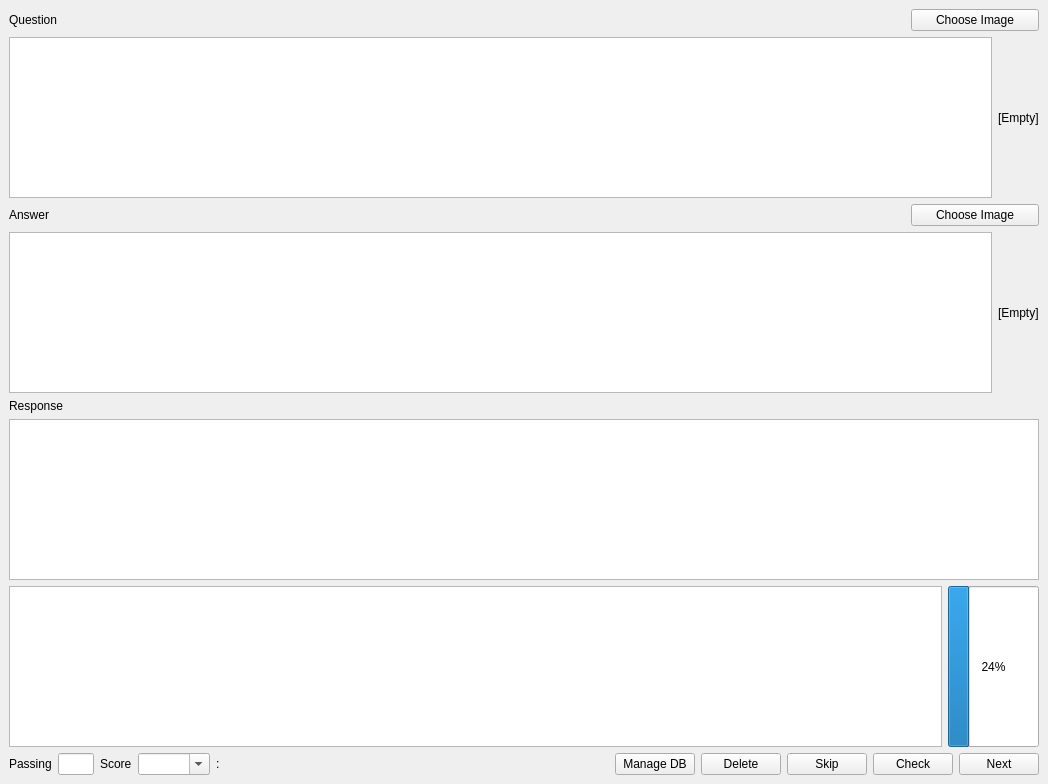
<?xml version="1.0" encoding="UTF-8"?>
<ui version="4.0">
 <class>Qrammer::Window::Cramming</class>
 <widget class="QMainWindow" name="Qrammer::Window::Cramming">
  <property name="geometry">
   <rect>
    <x>0</x>
    <y>0</y>
    <width>1048</width>
    <height>784</height>
   </rect>
  </property>
  <property name="windowTitle">
   <string>Qrammer - Cramming in progress</string>
  </property>
  <property name="windowIcon">
   <iconset resource="../../../resources/res.qrc">
    <normaloff>:/qrammer.ico</normaloff>:/qrammer.ico</iconset>
  </property>
  <widget class="QWidget" name="centralwidget">
   <layout class="QVBoxLayout" name="verticalLayout" stretch="0,0,0,0,0,0,0,0">
    <item>
     <layout class="QHBoxLayout" name="horizontalLayout_QuestionTitle">
      <item>
       <widget class="QLabel" name="label_Question">
        <property name="text">
         <string>Question</string>
        </property>
       </widget>
      </item>
      <item>
       <widget class="QPushButton" name="pushButton_ChooseQuestionImage">
        <property name="maximumSize">
         <size>
          <width>128</width>
          <height>16777215</height>
         </size>
        </property>
        <property name="text">
         <string>Choose Image</string>
        </property>
       </widget>
      </item>
     </layout>
    </item>
    <item>
     <layout class="QHBoxLayout" name="horizontalLayout_QuestionSection">
      <item>
       <widget class="QTextEdit" name="textEdit_Question">
        <property name="acceptRichText">
         <bool>false</bool>
        </property>
       </widget>
      </item>
      <item>
       <widget class="QLabel" name="label_QuestionImage">
        <property name="text">
         <string>[Empty]</string>
        </property>
       </widget>
      </item>
     </layout>
    </item>
    <item>
     <layout class="QHBoxLayout" name="horizontalLayout_AnswerTitle">
      <item>
       <widget class="QLabel" name="label_Answer">
        <property name="text">
         <string>Answer</string>
        </property>
       </widget>
      </item>
      <item>
       <widget class="QPushButton" name="pushButton_ChooseAnswerImage">
        <property name="maximumSize">
         <size>
          <width>128</width>
          <height>16777215</height>
         </size>
        </property>
        <property name="text">
         <string>Choose Image</string>
        </property>
       </widget>
      </item>
     </layout>
    </item>
    <item>
     <layout class="QHBoxLayout" name="horizontalLayout_AnswerSection">
      <item>
       <widget class="QTextEdit" name="textEdit_Answer">
        <property name="acceptRichText">
         <bool>false</bool>
        </property>
       </widget>
      </item>
      <item>
       <widget class="QLabel" name="label_AnswerImage">
        <property name="text">
         <string>[Empty]</string>
        </property>
       </widget>
      </item>
      <item>
       <layout class="QVBoxLayout" name="verticalLayout_2"/>
      </item>
     </layout>
    </item>
    <item>
     <widget class="QLabel" name="label_Response">
      <property name="text">
       <string>Response</string>
      </property>
     </widget>
    </item>
    <item>
     <widget class="QTextEdit" name="textEdit_Response">
      <property name="acceptRichText">
       <bool>false</bool>
      </property>
     </widget>
    </item>
    <item>
     <layout class="QHBoxLayout" name="horizontalLayout_5" stretch="95,5">
      <item>
       <widget class="QTextEdit" name="textEdit_Info">
        <property name="readOnly">
         <bool>true</bool>
        </property>
        <property name="acceptRichText">
         <bool>false</bool>
        </property>
       </widget>
      </item>
      <item>
       <widget class="QProgressBar" name="progressBar_Learning">
        <property name="sizePolicy">
         <sizepolicy hsizetype="Preferred" vsizetype="Expanding">
          <horstretch>0</horstretch>
          <verstretch>0</verstretch>
         </sizepolicy>
        </property>
        <property name="minimumSize">
         <size>
          <width>0</width>
          <height>0</height>
         </size>
        </property>
        <property name="value">
         <number>24</number>
        </property>
        <property name="alignment">
         <set>Qt::AlignLeading|Qt::AlignLeft|Qt::AlignTop</set>
        </property>
       </widget>
      </item>
     </layout>
    </item>
    <item>
     <layout class="QHBoxLayout" name="horizontalLayout_4" stretch="1,1,1,1,1,10,0,0,1,1,1">
      <item>
       <widget class="QLabel" name="label_PassingScore">
        <property name="sizePolicy">
         <sizepolicy hsizetype="Maximum" vsizetype="Maximum">
          <horstretch>0</horstretch>
          <verstretch>0</verstretch>
         </sizepolicy>
        </property>
        <property name="text">
         <string>Passing</string>
        </property>
       </widget>
      </item>
      <item>
       <widget class="QLineEdit" name="lineEdit_PassingScore">
        <property name="sizePolicy">
         <sizepolicy hsizetype="Preferred" vsizetype="Maximum">
          <horstretch>0</horstretch>
          <verstretch>0</verstretch>
         </sizepolicy>
        </property>
        <property name="maximumSize">
         <size>
          <width>64</width>
          <height>16777215</height>
         </size>
        </property>
        <property name="maxLength">
         <number>3</number>
        </property>
       </widget>
      </item>
      <item>
       <widget class="QLabel" name="label_Score">
        <property name="sizePolicy">
         <sizepolicy hsizetype="Maximum" vsizetype="Maximum">
          <horstretch>0</horstretch>
          <verstretch>0</verstretch>
         </sizepolicy>
        </property>
        <property name="text">
         <string>Score</string>
        </property>
       </widget>
      </item>
      <item>
       <widget class="QComboBox" name="comboBox_Score">
        <property name="sizePolicy">
         <sizepolicy hsizetype="Maximum" vsizetype="Maximum">
          <horstretch>0</horstretch>
          <verstretch>0</verstretch>
         </sizepolicy>
        </property>
        <property name="maximumSize">
         <size>
          <width>16777215</width>
          <height>16777215</height>
         </size>
        </property>
        <property name="editable">
         <bool>true</bool>
        </property>
        <property name="maxVisibleItems">
         <number>14</number>
        </property>
       </widget>
      </item>
      <item>
       <widget class="QLabel" name="label_NewScore">
        <property name="sizePolicy">
         <sizepolicy hsizetype="Preferred" vsizetype="Preferred">
          <horstretch>0</horstretch>
          <verstretch>0</verstretch>
         </sizepolicy>
        </property>
        <property name="maximumSize">
         <size>
          <width>200</width>
          <height>16777215</height>
         </size>
        </property>
        <property name="styleSheet">
         <string notr="true"/>
        </property>
        <property name="text">
         <string>: &lt;null&gt;</string>
        </property>
       </widget>
      </item>
      <item>
       <spacer name="horizontalSpacer">
        <property name="sizePolicy">
         <sizepolicy hsizetype="Minimum" vsizetype="Minimum">
          <horstretch>0</horstretch>
          <verstretch>0</verstretch>
         </sizepolicy>
        </property>
        <property name="orientation">
         <enum>Qt::Horizontal</enum>
        </property>
        <property name="sizeHint" stdset="0">
         <size>
          <width>40</width>
          <height>20</height>
         </size>
        </property>
       </spacer>
      </item>
      <item>
       <widget class="QPushButton" name="pushButton_ManageDB">
        <property name="maximumSize">
         <size>
          <width>96</width>
          <height>16777215</height>
         </size>
        </property>
        <property name="text">
         <string>Manage DB</string>
        </property>
       </widget>
      </item>
      <item>
       <widget class="QPushButton" name="pushButton_Delete">
        <property name="maximumSize">
         <size>
          <width>96</width>
          <height>16777215</height>
         </size>
        </property>
        <property name="text">
         <string>Delete</string>
        </property>
       </widget>
      </item>
      <item>
       <widget class="QPushButton" name="pushButton_Skip">
        <property name="sizePolicy">
         <sizepolicy hsizetype="Maximum" vsizetype="Maximum">
          <horstretch>0</horstretch>
          <verstretch>0</verstretch>
         </sizepolicy>
        </property>
        <property name="maximumSize">
         <size>
          <width>96</width>
          <height>16777215</height>
         </size>
        </property>
        <property name="text">
         <string>Skip</string>
        </property>
       </widget>
      </item>
      <item>
       <widget class="QPushButton" name="pushButton_Check">
        <property name="sizePolicy">
         <sizepolicy hsizetype="Maximum" vsizetype="Maximum">
          <horstretch>0</horstretch>
          <verstretch>0</verstretch>
         </sizepolicy>
        </property>
        <property name="maximumSize">
         <size>
          <width>96</width>
          <height>16777215</height>
         </size>
        </property>
        <property name="toolTip">
         <string>Ctrl+Enter</string>
        </property>
        <property name="text">
         <string>Check</string>
        </property>
       </widget>
      </item>
      <item>
       <widget class="QPushButton" name="pushButton_Next">
        <property name="sizePolicy">
         <sizepolicy hsizetype="Maximum" vsizetype="Maximum">
          <horstretch>0</horstretch>
          <verstretch>0</verstretch>
         </sizepolicy>
        </property>
        <property name="maximumSize">
         <size>
          <width>96</width>
          <height>16777215</height>
         </size>
        </property>
        <property name="toolTip">
         <string>Ctrl+PageDown
Ctrl+Down</string>
        </property>
        <property name="text">
         <string>Next</string>
        </property>
       </widget>
      </item>
     </layout>
    </item>
   </layout>
  </widget>
 </widget>
 <resources>
  <include location="../../../resources/res.qrc"/>
 </resources>
 <connections/>
</ui>
